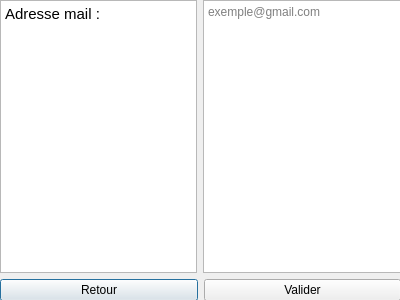
<?xml version="1.0" encoding="UTF-8"?>
<ui version="4.0">
 <class>Invitation</class>
 <widget class="QDialog" name="Invitation">
  <property name="geometry">
   <rect>
    <x>0</x>
    <y>0</y>
    <width>400</width>
    <height>300</height>
   </rect>
  </property>
  <property name="windowTitle">
   <string>Dialog</string>
  </property>
  <widget class="QWidget" name="verticalLayoutWidget">
   <property name="geometry">
    <rect>
     <x>0</x>
     <y>0</y>
     <width>401</width>
     <height>301</height>
    </rect>
   </property>
   <layout class="QVBoxLayout" name="verticalLayout">
    <item>
     <layout class="QHBoxLayout" name="horizontalLayout_2">
      <item>
       <widget class="QTextBrowser" name="textBrowser">
        <property name="html">
         <string>&lt;!DOCTYPE HTML PUBLIC &quot;-//W3C//DTD HTML 4.0//EN&quot; &quot;http://www.w3.org/TR/REC-html40/strict.dtd&quot;&gt;
&lt;html&gt;&lt;head&gt;&lt;meta name=&quot;qrichtext&quot; content=&quot;1&quot; /&gt;&lt;style type=&quot;text/css&quot;&gt;
p, li { white-space: pre-wrap; }
&lt;/style&gt;&lt;/head&gt;&lt;body style=&quot; font-family:'Ubuntu'; font-size:11pt; font-weight:400; font-style:normal;&quot;&gt;
&lt;p style=&quot; margin-top:0px; margin-bottom:0px; margin-left:0px; margin-right:0px; -qt-block-indent:0; text-indent:0px;&quot;&gt;Adresse mail :&lt;/p&gt;&lt;/body&gt;&lt;/html&gt;</string>
        </property>
       </widget>
      </item>
      <item>
       <widget class="QTextEdit" name="mail">
        <property name="placeholderText">
         <string>exemple@gmail.com</string>
        </property>
       </widget>
      </item>
     </layout>
    </item>
    <item>
     <layout class="QHBoxLayout" name="horizontalLayout">
      <item>
       <widget class="QPushButton" name="Retour">
        <property name="text">
         <string>Retour</string>
        </property>
       </widget>
      </item>
      <item>
       <widget class="QPushButton" name="valider">
        <property name="text">
         <string>Valider</string>
        </property>
       </widget>
      </item>
     </layout>
    </item>
   </layout>
  </widget>
 </widget>
 <resources/>
 <connections/>
</ui>
